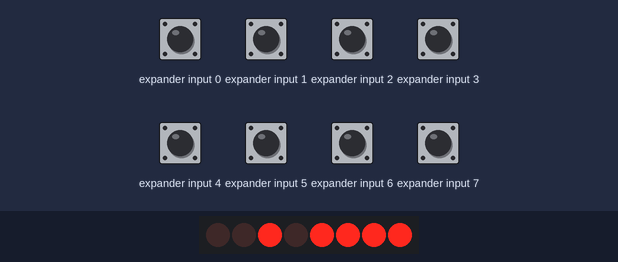
This sketch was run on a simulated Arduino Uno, built with avr-gcc and run on an emulated ATmega328P. Parts: 8 shift-register outputs drawn as a row of LEDs (first output left, lit = HIGH). Wiring (inferred from the names in the program): input shift register (74HC165): load A1; clock pin 3; serial out pin 2; shift register (74HC595): data A2; shift clock A0; latch pin 4. Wiring (inferred from the signals the program sends): row of LEDs: on Q0, Q1, Q2, Q3, Q4, Q5, Q6, Q7. Inputs (shaded band) come from the test bench; at power-on: expander input 0–7 HIGH. What the sketch prints to the serial monitor is not drawn.

Above: at 0.21 s.
Timing chart, 0 to 5.6 s (numbered marks = the images above):
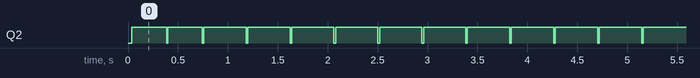

Measured:
- by itself, Q2: goes HIGH 0.35 s, LOW 0.01 s, HIGH 0.34 s, 24 × (LOW 0.02 s, HIGH 0.42 s), LOW 0.02 s, then HIGH
- by itself, everything shown: repeats every 4.9 s, in 22 steps

The sketch:

arduinoGameWall.ino
```cpp
#include "AtariJoystickController.h"
#include "MatrixController.h"
#include "SnakeModel.h"

//const byte BUTTON_UP_PIN = 2;
//const byte BUTTON_LEFT_PIN = 3;
//const byte BUTTON_DOWN_PIN = 4;
//const byte BUTTON_RIGHT_PIN = 5;

const byte CLOCK_PIN = A0;
const byte LATCH_PIN = A1;
const byte DATA_PIN = A2;

//piso register
const byte SERIAL_IN_PIN = 2;
const byte CP_PIN = 3;
const byte PL_PIN = 4;

int i;

SnakeModel snakeModelPlayer1;
AtariJoystickController joystickControllerPlayer1;
MatrixController matrix1;

void setup()
{
	AtariJoystickController::PinSetting joystickPinsP1 = { SERIAL_IN_PIN, CP_PIN, PL_PIN };
	joystickControllerPlayer1.init(joystickPinsP1, snakeModelPlayer1);
	MatrixController::PinSetting matrixPins = { LATCH_PIN, CLOCK_PIN, DATA_PIN };
	matrix1.init(matrixPins);
	snakeModelPlayer1.setPos(2, 2);
}

void loop()
{
	joystickControllerPlayer1.update();
	matrix1.clearAll();
	matrix1.setPixel(snakeModelPlayer1.pSnakeHead->rowIndex, snakeModelPlayer1.pSnakeHead->colIndex, true);
	matrix1.update();
	delay(4);
}
```

AtariJoystickController.cpp
```cpp
#include "AtariJoystickController.h"


AtariJoystickController::AtariJoystickController()
{
	 buttonUpState = false;
	 buttonDownState = false;
	 buttonLeftState = false;
	 buttonRightState = false;
	 buttonPressed = false;
}

void AtariJoystickController::init(PinSetting pinSetting, SnakeModel model)
{
	this->pinSetting = pinSetting;
	this->model = model;
	pinMode(pinSetting.pinSerialIn, INPUT);
	pinMode(pinSetting.pinCP, OUTPUT);
	pinMode(pinSetting.pinPL, OUTPUT);

	digitalWrite(pinSetting.pinPL, HIGH);
	digitalWrite(pinSetting.pinCP, LOW);

	Serial.begin(115200);


	////read the switches 10 times to prove
	////that the system is stable
	//for (i = 0; i < 10; i++)
	//{
	//	//load logic bits from the DIP switches
	//	digitalWrite(pinSetting.pinPL, LOW);  //LOAD BITS
	//	//reset "load" line, this freezes the internal buffer on both chips
	//	digitalWrite(pinSetting.pinPL, HIGH);

	//	for (j = 0; j < 8; j++)
	//	{
	//		value = digitalRead(pinSetting.pinSerialIn);

	//		//read next "switch"
	//		digitalWrite(pinSetting.pinCP, HIGH);
	//		digitalWrite(pinSetting.pinCP, LOW);

	//		//print switch's value
	//		Serial.print(value);
	//	}

	//	Serial.println("");
	//	Serial.println("----------------");
	//	delay(200);
	//}
}

void AtariJoystickController::update()
{
	Serial.println("----------------");
	int i;
	int j;
	byte value;

	//load logic bits from the DIP switches
	//digitalWrite(pinSetting.pinPL, LOW);  //LOAD BITS
	//reset "load" line, this freezes the internal buffer on both chips
	digitalWrite(pinSetting.pinPL, HIGH);
	value = shiftIn(pinSetting.pinSerialIn, pinSetting.pinCP, MSBFIRST);
	digitalWrite(pinSetting.pinPL, LOW);
	//for (j = 0; j < 8; j++)
	//{
	//	value = digitalRead(pinSetting.pinSerialIn);

	//	//read next "switch"
	//	digitalWrite(pinSetting.pinCP, HIGH);
	//	digitalWrite(pinSetting.pinCP, LOW);
	//
	//	//print switch's value
	//	Serial.print(value);
	//}
	Serial.print(value);

	/*buttonUpState = digitalRead(pinSetting.pinUp);
	buttonDownState = digitalRead(pinSetting.pinDown);
	buttonLeftState = digitalRead(pinSetting.pinLeft);
	buttonRightState = digitalRead(pinSetting.pinRight);*/

	if (buttonLeftState == HIGH || buttonDownState == HIGH || buttonRightState == HIGH || buttonUpState == HIGH)
	{
		if (buttonPressed == false)
		{
			if (buttonLeftState == HIGH)
			{
				model.moveLeft();
			}
			if (buttonDownState == HIGH)
			{
				model.moveDown();
			}
			if (buttonRightState == HIGH)
			{
				model.moveRight();
			}
			if (buttonUpState == HIGH)
			{
				model.moveUp();
			}
			buttonPressed = true;
		}
	}
	else
	{
		buttonPressed = false;
	}

}
```

AtariJoystickController.h
```cpp
#ifndef _ATARIJOYSTICKCONTROLLER_h
#define _ATARIJOYSTICKCONTROLLER_h

#include "SnakeModel.h"
#if defined(ARDUINO) && ARDUINO >= 100
#include "Arduino.h"
#else
#include "WProgram.h"
#endif

class AtariJoystickController
{

public:
	AtariJoystickController();
	struct PinSetting
	{
		byte pinSerialIn;
		byte pinCP;
		byte pinPL;
	};
	void init(PinSetting pinSetting,SnakeModel model);
	void update();
private:
	SnakeModel model;
	PinSetting pinSetting;
	bool buttonUpState;
	bool buttonDownState;
	bool buttonLeftState;
	bool buttonRightState;
	bool buttonPressed;
};
#endif
```

MatrixController.cpp
```cpp
#include "MatrixController.h"

void MatrixController::init(PinSetting pinSetting)
{
	this->pinSetting = pinSetting;
	pinMode(pinSetting.latchPin, OUTPUT);
	pinMode(pinSetting.clockPin, OUTPUT);
	pinMode(pinSetting.dataPin, OUTPUT);
	lastRenderedRow = 0;
	for (int i = 0; i < MATRIX_SIZE; i++){
		for (int j = 0; j < MATRIX_SIZE; j++){
			pixels[i][j] = false;
		}
	}
}

void MatrixController::setPixel(short rowIndex, short colIndex, bool status)
{
	pixels[rowIndex][colIndex] = status;
}

void MatrixController::update()
{
	if (lastRenderedRow == MATRIX_SIZE)
	{
		lastRenderedRow = 0;
	}
	for (int i = lastRenderedRow; i < MATRIX_SIZE; i++){
		dataToSend = B11110000;
		for (int j = 0; j < MATRIX_SIZE; j++){
			if (pixels[i][j] == true)
			{
				bitWrite(dataToSend, i, 1);
				bitWrite(dataToSend, j + MATRIX_SIZE, 0);
			}
		}
		digitalWrite(pinSetting.latchPin, LOW);
		shiftOut(pinSetting.dataPin, pinSetting.clockPin, MSBFIRST, dataToSend);
		digitalWrite(pinSetting.latchPin, HIGH);
		lastRenderedRow++;
		return;
	}
}

void MatrixController::clearAll()
{
	for (int i = 0; i < MATRIX_SIZE; i++){
		for (int j = 0; j < MATRIX_SIZE; j++){
			pixels[i][j] = false;
		}
	}
}
```

MatrixController.h
```cpp
// MatrixController.h

#ifndef _MATRIXCONTROLLER_h
#define _MATRIXCONTROLLER_h

#if defined(ARDUINO) && ARDUINO >= 100
#include "Arduino.h"
#else
#include "WProgram.h"
#endif

class MatrixController
{
public:
	struct PinSetting
	{
		byte latchPin;
		byte clockPin;
		byte dataPin;
	};
	void init(PinSetting pinSetting);
	void setPixel(short rowIndex, short coLIndex, bool status);
	void update();
	void clearAll();
	static const short MATRIX_SIZE = 4;

private:
	bool pixels[MATRIX_SIZE][MATRIX_SIZE];
	byte dataToSend;
	short lastRenderedRow;
	PinSetting pinSetting;
};
#endif
```

SnakeModel.cpp
```cpp
#include "SnakeModel.h"

SnakeModel::SnakeModel()
{
	pSnakeHead = &snakeElements[0];
}

SnakeModel::~SnakeModel()
{
}

void SnakeModel::setPos(byte rowIndex, byte colIndex)
{
	pSnakeHead->rowIndex = rowIndex;
	pSnakeHead->colIndex = colIndex;
}

void SnakeModel::moveUp()
{
	if (pSnakeHead->rowIndex == 0)
	{
		pSnakeHead->rowIndex = MATRIX_SIZE - 1;
	}
	else
	{
		pSnakeHead->rowIndex = pSnakeHead->rowIndex--;
	}
}
void SnakeModel::moveDown()
{
	if (pSnakeHead->rowIndex == MATRIX_SIZE - 1)
	{
		pSnakeHead->rowIndex = 0;
	}
	else
	{
		pSnakeHead->rowIndex++;
	}
}
void SnakeModel::moveRight()
{
	if (pSnakeHead->colIndex == 0)
	{
		pSnakeHead->colIndex = MATRIX_SIZE - 1;
	}
	else
	{
		pSnakeHead->colIndex--;
	}
}
void SnakeModel::moveLeft()
{
	if (pSnakeHead->colIndex == MATRIX_SIZE - 1)
	{
		pSnakeHead->colIndex = 0;
	}
	else
	{
		pSnakeHead->colIndex++;
	}
}
```

SnakeModel.h
```cpp
#ifndef _SNAKEMODEL_h
#define _SNAKEMODEL_h

#if defined(ARDUINO) && ARDUINO >= 100
#include "Arduino.h"
#else
#include "WProgram.h"
#endif


class SnakeModel
{
	struct SnakeElement
	{
		byte colIndex;
		byte rowIndex;
		byte lastCol;
		byte lastRow;
	};
public:
	SnakeModel();
	~SnakeModel();
	SnakeElement snakeElements[1];
	struct SnakeElement *pSnakeHead;
	static const short MATRIX_SIZE = 4;
	void setPos(byte rowIndex, byte colIndex);
	void moveUp();
	void moveDown();
	void moveRight();
	void moveLeft();
};
#endif
```
